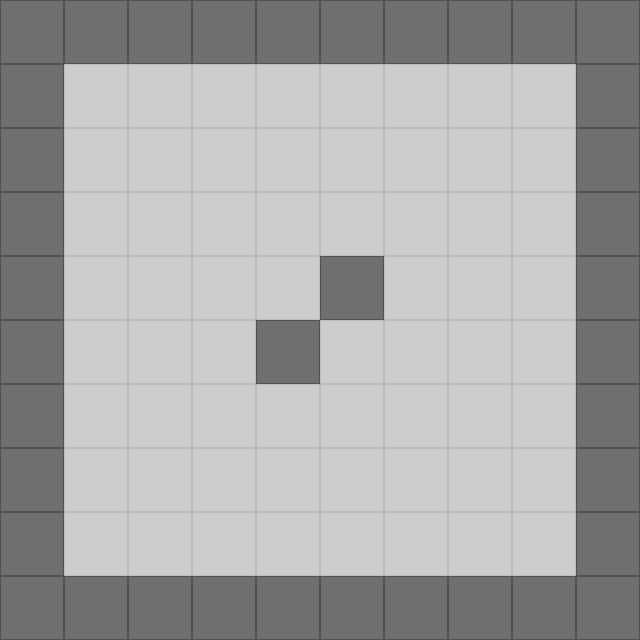

This is a level from a 2D game, rendered from its Tiled map with the project's own tilesets. A one-line summary and the complete map file follow:
An orthogonal 10x10 tile map with 64x64 px tiles, 2 tile layers (backgroundLayer, blockedLayer) and 3 objects (2x enemy, player).

<map version="1.0" orientation="orthogonal" renderorder="right-down" width="10" height="10" tilewidth="64" tileheight="64" nextobjectid="6">
 <tileset firstgid="1" name="basic_tiles" tilewidth="64" tileheight="64" tilecount="4" columns="4">
  <image source="../client/public/images/basic_tiles.png" width="256" height="64" />
 </tileset>
 <layer name="backgroundLayer" width="10" height="10">
  <data encoding="csv">
1,1,1,1,1,1,1,1,1,1,
1,1,1,1,1,1,1,1,1,1,
1,1,1,1,1,1,1,1,1,1,
1,1,1,1,1,1,1,1,1,1,
1,1,1,1,1,1,1,1,1,1,
1,1,1,1,1,1,1,1,1,1,
1,1,1,1,1,1,1,1,1,1,
1,1,1,1,1,1,1,1,1,1,
1,1,1,1,1,1,1,1,1,1,
1,1,1,1,1,1,1,1,1,1
</data>
 </layer>
 <layer name="blockedLayer" width="10" height="10">
  <data encoding="csv">
2,2,2,2,2,2,2,2,2,2,
2,0,0,0,0,0,0,0,0,2,
2,0,0,0,0,0,0,0,0,2,
2,0,0,0,0,0,0,0,0,2,
2,0,0,0,0,2,0,0,0,2,
2,0,0,0,2,0,0,0,0,2,
2,0,0,0,0,0,0,0,0,2,
2,0,0,0,0,0,0,0,0,2,
2,0,0,0,0,0,0,0,0,2,
2,2,2,2,2,2,2,2,2,2
</data>
 </layer>
 <objectgroup name="enemies">
  <object id="1" name="e2" type="enemy" gid="4" x="448" y="192" width="64" height="64" />
  <object id="4" name="e1" type="enemy" gid="4" x="192" y="192" width="64" height="64" />
 </objectgroup>
 <objectgroup name="players">
  <object id="5" name="p1" type="player" gid="3" x="256" y="576" width="64" height="64" />
 </objectgroup>
</map>
